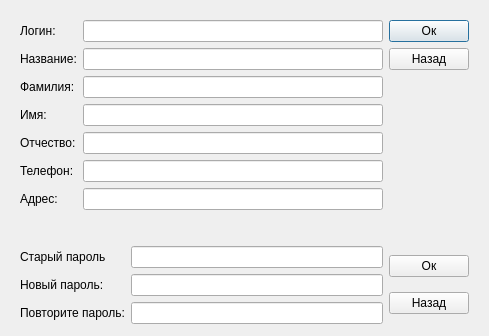
<?xml version="1.0" encoding="UTF-8"?>
<ui version="4.0">
 <class>DialogProfileEdit</class>
 <widget class="QDialog" name="DialogProfileEdit">
  <property name="geometry">
   <rect>
    <x>0</x>
    <y>0</y>
    <width>487</width>
    <height>336</height>
   </rect>
  </property>
  <property name="windowTitle">
   <string>Профиль</string>
  </property>
  <layout class="QVBoxLayout" name="verticalLayout">
   <item>
    <widget class="QWidget" name="profileWidget" native="true">
     <layout class="QHBoxLayout" name="horizontalLayout">
      <property name="bottomMargin">
       <number>1</number>
      </property>
      <item>
       <layout class="QFormLayout" name="formLayout">
        <item row="0" column="0">
         <widget class="QLabel" name="Label">
          <property name="text">
           <string>Логин:</string>
          </property>
         </widget>
        </item>
        <item row="0" column="1">
         <widget class="QLineEdit" name="LineEdit_login">
          <property name="minimumSize">
           <size>
            <width>300</width>
            <height>0</height>
           </size>
          </property>
          <property name="maximumSize">
           <size>
            <width>16777215</width>
            <height>24</height>
           </size>
          </property>
         </widget>
        </item>
        <item row="1" column="0">
         <widget class="QLabel" name="Label_2">
          <property name="text">
           <string>Название:</string>
          </property>
         </widget>
        </item>
        <item row="1" column="1">
         <widget class="QLineEdit" name="LineEdit_legalname">
          <property name="minimumSize">
           <size>
            <width>300</width>
            <height>0</height>
           </size>
          </property>
          <property name="maximumSize">
           <size>
            <width>16777215</width>
            <height>24</height>
           </size>
          </property>
         </widget>
        </item>
        <item row="2" column="0">
         <widget class="QLabel" name="Label_3">
          <property name="text">
           <string>Фамилия:</string>
          </property>
         </widget>
        </item>
        <item row="2" column="1">
         <widget class="QLineEdit" name="LineEdit_surname">
          <property name="minimumSize">
           <size>
            <width>300</width>
            <height>0</height>
           </size>
          </property>
          <property name="maximumSize">
           <size>
            <width>16777215</width>
            <height>24</height>
           </size>
          </property>
         </widget>
        </item>
        <item row="3" column="0">
         <widget class="QLabel" name="Label_4">
          <property name="text">
           <string>Имя:</string>
          </property>
         </widget>
        </item>
        <item row="3" column="1">
         <widget class="QLineEdit" name="LineEdit_name">
          <property name="minimumSize">
           <size>
            <width>300</width>
            <height>0</height>
           </size>
          </property>
          <property name="maximumSize">
           <size>
            <width>16777215</width>
            <height>24</height>
           </size>
          </property>
         </widget>
        </item>
        <item row="4" column="0">
         <widget class="QLabel" name="Label_5">
          <property name="text">
           <string>Отчество:</string>
          </property>
         </widget>
        </item>
        <item row="4" column="1">
         <widget class="QLineEdit" name="LineEdit_otchestvo">
          <property name="minimumSize">
           <size>
            <width>300</width>
            <height>0</height>
           </size>
          </property>
          <property name="maximumSize">
           <size>
            <width>16777215</width>
            <height>24</height>
           </size>
          </property>
         </widget>
        </item>
        <item row="5" column="0">
         <widget class="QLabel" name="Label_6">
          <property name="text">
           <string>Телефон:</string>
          </property>
         </widget>
        </item>
        <item row="5" column="1">
         <widget class="QLineEdit" name="LineEdit_phone">
          <property name="minimumSize">
           <size>
            <width>300</width>
            <height>0</height>
           </size>
          </property>
          <property name="maximumSize">
           <size>
            <width>16777215</width>
            <height>24</height>
           </size>
          </property>
         </widget>
        </item>
        <item row="6" column="0">
         <widget class="QLabel" name="Label_7">
          <property name="text">
           <string>Адрес:</string>
          </property>
         </widget>
        </item>
        <item row="6" column="1">
         <widget class="QLineEdit" name="LineEdit_address">
          <property name="minimumSize">
           <size>
            <width>300</width>
            <height>0</height>
           </size>
          </property>
          <property name="maximumSize">
           <size>
            <width>16777215</width>
            <height>24</height>
           </size>
          </property>
         </widget>
        </item>
       </layout>
      </item>
      <item>
       <layout class="QVBoxLayout" name="verticalLayout_2">
        <property name="rightMargin">
         <number>0</number>
        </property>
        <item>
         <widget class="QPushButton" name="pushButton_ok">
          <property name="text">
           <string>Ок</string>
          </property>
         </widget>
        </item>
        <item>
         <widget class="QPushButton" name="pushButton_cancel">
          <property name="text">
           <string>Назад</string>
          </property>
         </widget>
        </item>
        <item>
         <spacer name="verticalSpacer">
          <property name="orientation">
           <enum>Qt::Vertical</enum>
          </property>
          <property name="sizeHint" stdset="0">
           <size>
            <width>20</width>
            <height>40</height>
           </size>
          </property>
         </spacer>
        </item>
       </layout>
      </item>
     </layout>
    </widget>
   </item>
   <item>
    <widget class="QWidget" name="passwordW" native="true">
     <layout class="QHBoxLayout" name="passwordWidget">
      <property name="bottomMargin">
       <number>1</number>
      </property>
      <item>
       <layout class="QFormLayout" name="formLayout_2">
        <item row="0" column="0">
         <widget class="QLabel" name="Label_8">
          <property name="text">
           <string>Старый пароль</string>
          </property>
         </widget>
        </item>
        <item row="0" column="1">
         <widget class="QLineEdit" name="LineEdit_oldpass">
          <property name="maximumSize">
           <size>
            <width>16777215</width>
            <height>24</height>
           </size>
          </property>
         </widget>
        </item>
        <item row="1" column="0">
         <widget class="QLabel" name="Label_9">
          <property name="text">
           <string>Новый пароль:</string>
          </property>
         </widget>
        </item>
        <item row="1" column="1">
         <widget class="QLineEdit" name="LineEdit_newpass">
          <property name="maximumSize">
           <size>
            <width>16777215</width>
            <height>24</height>
           </size>
          </property>
         </widget>
        </item>
        <item row="2" column="0">
         <widget class="QLabel" name="Label_10">
          <property name="text">
           <string>Повторите пароль:</string>
          </property>
         </widget>
        </item>
        <item row="2" column="1">
         <widget class="QLineEdit" name="LineEdit_repeatpass">
          <property name="maximumSize">
           <size>
            <width>16777215</width>
            <height>24</height>
           </size>
          </property>
         </widget>
        </item>
       </layout>
      </item>
      <item>
       <layout class="QVBoxLayout" name="verticalLayout_3">
        <property name="rightMargin">
         <number>0</number>
        </property>
        <item>
         <widget class="QPushButton" name="pushButton_ok_2">
          <property name="text">
           <string>Ок</string>
          </property>
         </widget>
        </item>
        <item>
         <widget class="QPushButton" name="pushButton_cancel_2">
          <property name="text">
           <string>Назад</string>
          </property>
         </widget>
        </item>
       </layout>
      </item>
     </layout>
    </widget>
   </item>
  </layout>
 </widget>
 <resources/>
 <connections>
  <connection>
   <sender>pushButton_cancel</sender>
   <signal>clicked()</signal>
   <receiver>DialogProfileEdit</receiver>
   <slot>reject()</slot>
   <hints>
    <hint type="sourcelabel">
     <x>427</x>
     <y>82</y>
    </hint>
    <hint type="destinationlabel">
     <x>243</x>
     <y>178</y>
    </hint>
   </hints>
  </connection>
  <connection>
   <sender>pushButton_cancel_2</sender>
   <signal>clicked()</signal>
   <receiver>DialogProfileEdit</receiver>
   <slot>reject()</slot>
   <hints>
    <hint type="sourcelabel">
     <x>427</x>
     <y>324</y>
    </hint>
    <hint type="destinationlabel">
     <x>243</x>
     <y>178</y>
    </hint>
   </hints>
  </connection>
 </connections>
</ui>
